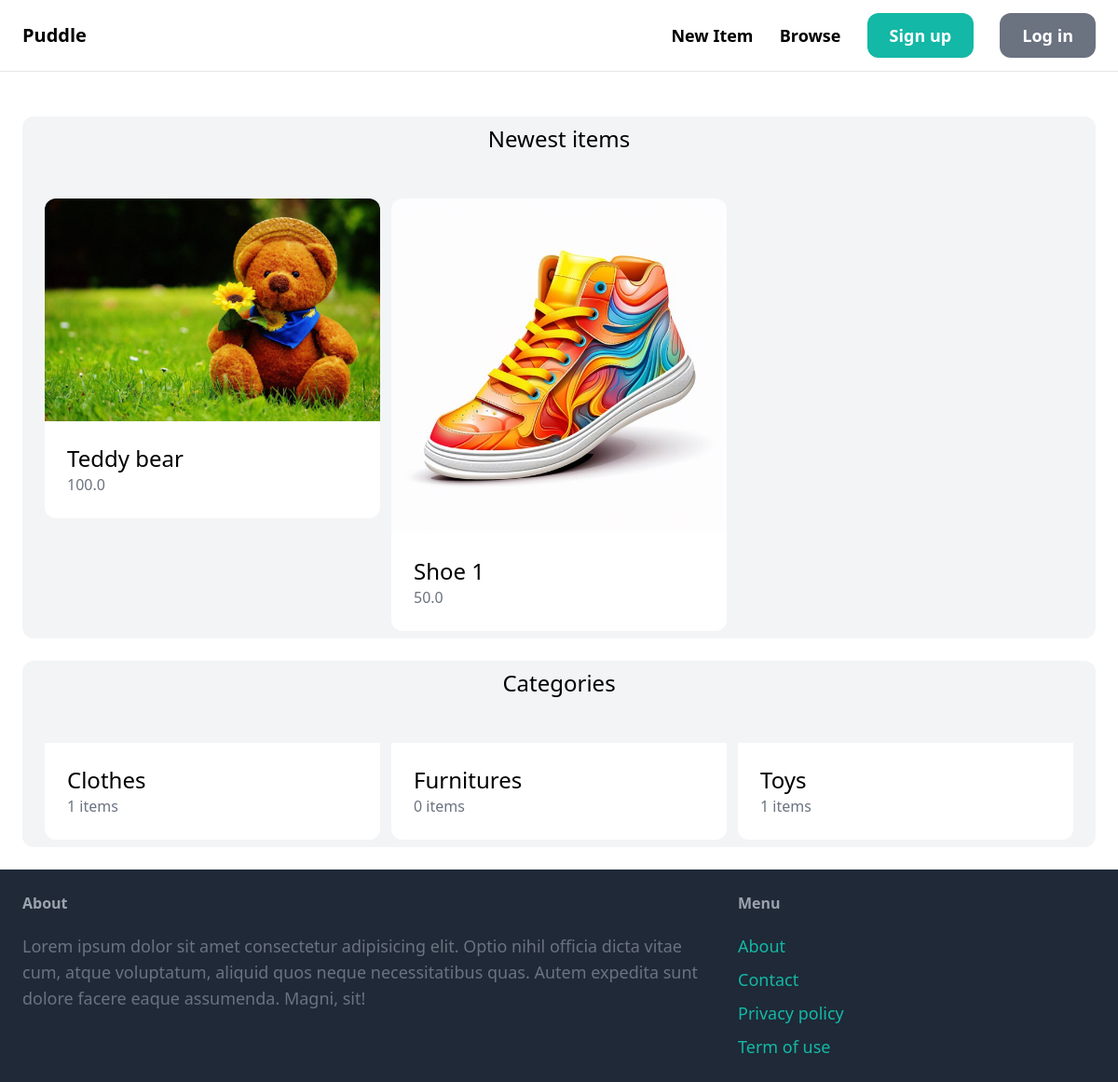
Before: / with the older database file.
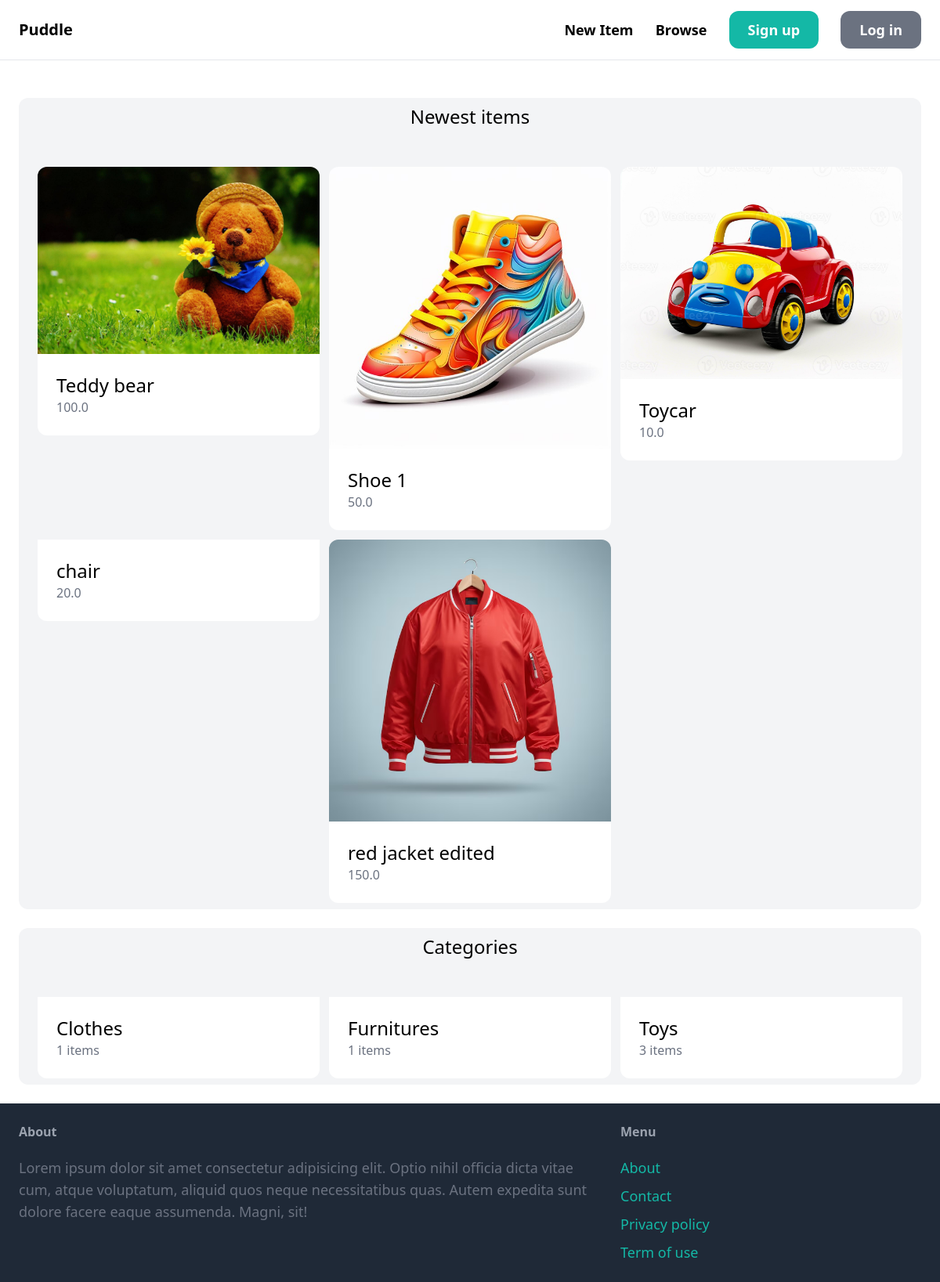
After: the same page with the newer database file.
### item/models.py (models this page shows, shortened)
class Item(models.Model):
    category = models.ForeignKey(Category,related_name='items', on_delete=models.CASCADE)
    name = models.CharField(max_length=255)
    description = models.TextField(blank=True, null=True)
    price = models.FloatField()
    image = models.ImageField(upload_to='item_images', blank=True, null=True)
    is_sold = models.BooleanField(default=False)
    created_by = models.ForeignKey(User,related_name='items', on_delete=models.CASCADE)
    created_at = models.DateTimeField(auto_now_add=True)

class Category(models.Model):
    name = models.CharField(max_length=255)
    class Meta:
        ordering = ('name',)
        verbose_name_plural = 'Categories'

### puddle_app/views.py (the view)
# urls.py: path('', views.index, name='index'),
def index(request):
    items = Item.objects.filter(is_sold=False)[0:6]
    categories = Category.objects.all()
    return render(request, 'puddle_app/index.html', {
        'categories': categories,
        'items': items,
    })

### puddle_app/templates/puddle_app/index.html (shortened to what this page needs)
{% extends 'puddle_app/base.html' %}
{% block content %}
<div class="mt-6 px-6 py-2 bg-gray-100 rounded-xl">
    <h2 class="mb-12 text-2xl text-center">Newest items</h2>
    <div class="grid grid-cols-3 gap-3">
        {% for item in items %}
        <div>
            <a href="#">
                <div>
                    <img src="{{ item.image.url}}" alt="" class="rounded-t-xl">
                </div>
                <div class="p-6 bg-white rounded-b-xl">
                    <h2 class="text-2xl">{{ item.name }}</h2>
                    <p class="text-gray-500">{{ item.price }}</p>
                </div>
            </a>
        </div>
        {% endfor %}
    </div>
</div>
<div class="mt-6 px-6 py-2 bg-gray-100 rounded-xl">
    <h2 class="mb-12 text-2xl text-center">Categories</h2>
    <div class="grid grid-cols-3 gap-3">
        {% for category in categories %}
            <div>
                <a href="#">
                    <div class="p-6 bg-white rounded-b-xl">
                        <h2 class="text-2xl">{{ category.name }}</h2>
                        <p class="text-gray-500">{{ category.items.count }} items</p>
                    </div>
                </a>
            </div>
        {% endfor %}
    </div>
</div>
{% endblock %}

### puddle_app/templates/puddle_app/base.html (shortened to what this page needs)
<!DOCTYPE html>
<html lang="en">
<head>
    <script src="https://cdn.tailwindcss.com"></script>
</head>
<body>
    <nav class="py-6 px-6 flex justify-between items-center border-b border-gray-200">
        <a href="/" class="text-xl font-semibold ">Puddle</a>
        <div class="space-x-6">
            <a href="{% url 'item:new' %}" class="text-lg font-semibold hover:text-gray-500">New Item</a>
            <a href="{% url 'item:items' %}" class="text-lg font-semibold hover:text-gray-500">Browse</a>
            {% if request.user.is_authenticated %}
                           <a href="#"
                    class="px-6 py-3 text-lg font-semibold bg-teal-500 text-white rounded-xl hover:bg-teal-700">Inbox</a>
                <a href="{% url 'dashboard:index' %}"
                    class="px-6 py-3 text-lg font-semibold bg-gray-500 text-white rounded-xl hover:bg-gray-700">Dashboard</a>
            {% else %}
                <a href="{% url 'puddle_app:signup' %}"
                    class="px-6 py-3 text-lg font-semibold bg-teal-500 text-white rounded-xl hover:bg-teal-700">Sign
                    up</a>
                <a href="{% url 'puddle_app:login' %}"
                    class="px-6 py-3 text-lg font-semibold bg-gray-500 text-white rounded-xl hover:bg-gray-700">Log
                    in</a>
            {% endif %}
        </div>
    </nav>
    <div class="px-6 py-6">
        {% block content %}
        {% endblock %}
    </div>
    <footer class="py-6 px-6 flex justify-between bg-gray-800">
        <div class="w-2/3 pr-10">
            <h3 class="mb-5 font-semibold text-gray-400">About</h3>
            <p class="text-lg text-gray-500">Lorem ipsum dolor sit amet consectetur adipisicing elit. Optio nihil
                officia dicta vitae cum, atque voluptatum, aliquid quos neque necessitatibus quas. Autem expedita sunt
                dolore facere eaque assumenda. Magni, sit!</p>
        </div>
        <div class="w-1/3">
            <h3 class="mb-5 font-semibold text-gray-400">Menu</h3>
            <ul class="space-y-2">
                <li><a href="#" class="text-lg text-teal-500 hover:text-teal-700">About</a></li>
                <li><a href="{% url 'puddle_app:contact' %}"
                        class="text-lg text-teal-500 hover:text-teal-700">Contact</a></li>
                <li><a href="#" class="text-lg text-teal-500 hover:text-teal-700">Privacy policy</a></li>
                <li><a href="#" class="text-lg text-teal-500 hover:text-teal-700">Term of use</a></li>
            </ul>
        </div>
    </footer>
</body>
</html>

Changed rows visible on the page:
added Item: image (picture), name "Toycar", price "10.0"
added Item: name "chair", price "20.0"
added Item: image (picture), name "red jacket edited", price "150.0"
computed for Category "Furnitures": items.count "0" → "1"
computed for Category "Toys": items.count "1" → "3"
